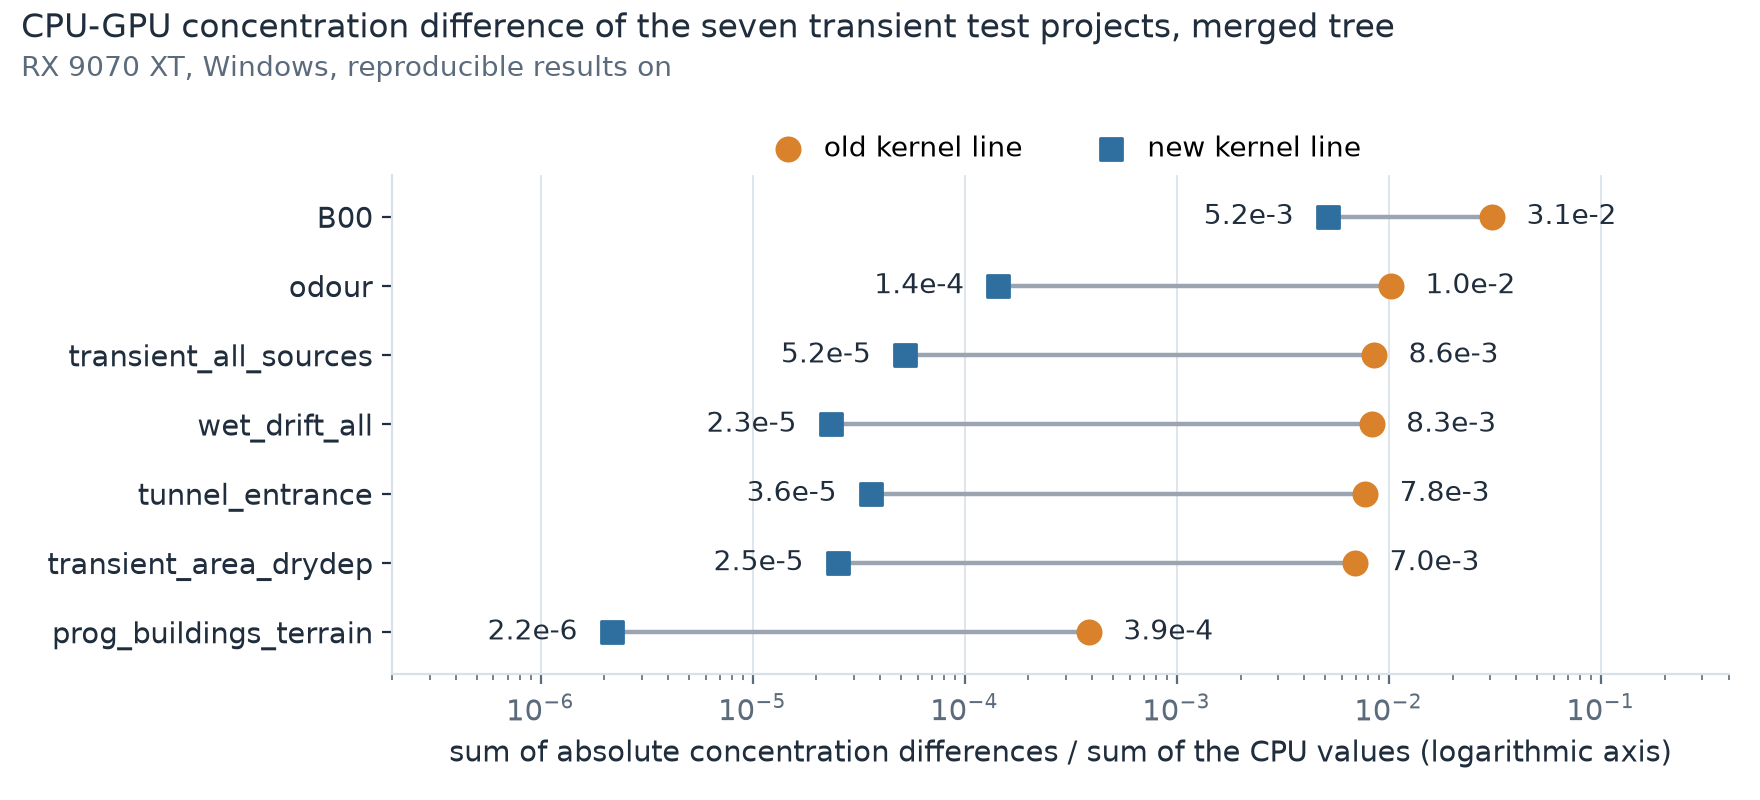

Python code for this plot:
"""Figure for the #77 description, "Limitations", bullet about the second push of 14 Nov 2026.

CPU-GPU concentration difference of the seven transient test projects on the merged
tree, GPU kernel with the old and with the new line. Reads the two comparison files of
the gap-fix job, writes the PNG and a JSON with the plotted numbers next to this script.
Run with a Python with Matplotlib (Matplotlib).
"""
import json
from pathlib import Path

import matplotlib
matplotlib.use('Agg')
import matplotlib.pyplot as plt  # noqa: E402

JOB = Path(r'<job folder>')
EVID = JOB / 'gapfix/pr77/evidence'
SOURCES = {
    'old_line': EVID / 'T1_before_merged_cpu__merged_gpu.json',
    'new_line': EVID / 'T1_after_merged_cpu__wk_gpu.json',
}
OUT = Path(__file__).resolve().parent
NAME = 'pr77_kernel_line_cpu_gpu'
# ranges as printed in the live #77 description (Limitations, second-push bullet)
TEXT_RANGE = {'old_line': ('3.9e-4', '3.1e-2'), 'new_line': ('2.2e-6', '5.2e-3')}

INK, MUTED, GRID = '#1f2d3d', '#5b6b7b', '#d9e1e8'
BLUE, ORANGE, GREY = '#2f6f9f', '#d9822b', '#9aa5b1'
plt.rcParams.update({'font.family': 'DejaVu Sans', 'font.size': 10.5, 'axes.edgecolor': GRID,
                     'axes.labelcolor': INK, 'xtick.color': MUTED, 'ytick.color': INK,
                     'axes.spines.top': False, 'axes.spines.right': False,
                     'axes.unicode_minus': False})


def sci(v):
    """2 significant figures in the form of the description, e.g. 3.9e-4."""
    mant, exp = f'{v:.1e}'.split('e')
    return f'{mant}e{int(exp)}'


def load(path):
    doc = json.loads(path.read_text(encoding='utf8'))
    # concentration files (.con) only; deposition and odour outputs are other quantities
    return {case: c['kinds']['con']['nmae'] for case, c in doc['cases'].items()}, doc


def main():
    vals, docs = {}, {}
    for key, path in SOURCES.items():
        vals[key], docs[key] = load(path)
    projects = list(vals['old_line'])
    assert set(projects) == set(vals['new_line']) and len(projects) == 7, projects
    for key, (lo, hi) in TEXT_RANGE.items():
        got = (sci(min(vals[key].values())), sci(max(vals[key].values())))
        assert got == (lo, hi), (key, got, (lo, hi))

    order = sorted(projects, key=lambda p: vals['old_line'][p])  # largest on top
    fig, ax = plt.subplots(figsize=(8.8, 4.0))
    for y, p in enumerate(order):
        old, new = vals['old_line'][p], vals['new_line'][p]
        ax.plot([new, old], [y, y], color=GREY, lw=1.6, zorder=1, solid_capstyle='round')
        ax.scatter([old], [y], s=70, marker='o', color=ORANGE, zorder=3,
                   label='old kernel line' if y == 0 else None)
        ax.scatter([new], [y], s=62, marker='s', color=BLUE, zorder=3,
                   label='new kernel line' if y == 0 else None)
        ax.text(old * 1.45, y, sci(old), va='center', ha='left', fontsize=10, color=INK)
        ax.text(new / 1.45, y, sci(new), va='center', ha='right', fontsize=10, color=INK)
    ax.set_xscale('log')
    ax.set_xlim(2e-7, 4e-1)
    ax.set_ylim(-0.6, len(order) - 0.4)
    ax.set_yticks(range(len(order)), order)
    ax.set_xlabel('sum of absolute concentration differences / sum of the CPU values (logarithmic axis)')
    ax.grid(axis='x', color=GRID, lw=0.6)
    ax.set_axisbelow(True)
    ax.legend(loc='upper center', bbox_to_anchor=(0.5, 1.13), ncol=2, fontsize=10, frameon=False,
              handletextpad=0.3, columnspacing=2.2)
    fig.suptitle('CPU-GPU concentration difference of the seven transient test projects, merged tree',
                 x=0.012, y=0.985, ha='left', color=INK, fontsize=12)
    fig.text(0.012, 0.905, 'RX 9070 XT, Windows, reproducible results on', ha='left', color=MUTED, fontsize=10)
    fig.tight_layout(rect=(0, 0, 1, 0.985))
    fig.savefig(OUT / f'{NAME}.png', dpi=200, facecolor='white')
    plt.close(fig)

    record = {
        'figure': f'{NAME}.png',
        'quantity': 'sum of absolute concentration differences over the sum of the CPU values '
                    '(field "nmae" of kind "con" in the source files), CPU run against GPU run',
        'sources': {k: str(p).replace('\\', '/') for k, p in SOURCES.items()},
        'compared_runs': {k: {'A': docs[k]['A'], 'B': docs[k]['B']} for k in SOURCES},
        'table_with_the_same_numbers': str(EVID / 'T1_table.md').replace('\\', '/'),
        'projects_top_to_bottom': list(reversed(order)),
        'plotted': {p: {'old_line': vals['old_line'][p], 'old_line_label': sci(vals['old_line'][p]),
                        'new_line': vals['new_line'][p], 'new_line_label': sci(vals['new_line'][p])}
                    for p in reversed(order)},
        'range_check_against_the_description': {
            k: {'text': list(TEXT_RANGE[k]),
                'plotted_min_max': [sci(min(vals[k].values())), sci(max(vals[k].values()))],
                'agree': True} for k in SOURCES},
    }
    (OUT / f'{NAME}.json').write_text(json.dumps(record, indent=1), encoding='utf8')
    print('wrote', NAME, [record['plotted'][p]['old_line_label'] + ' -> ' + record['plotted'][p]['new_line_label']
                         for p in record['plotted']])


if __name__ == '__main__':
    main()
